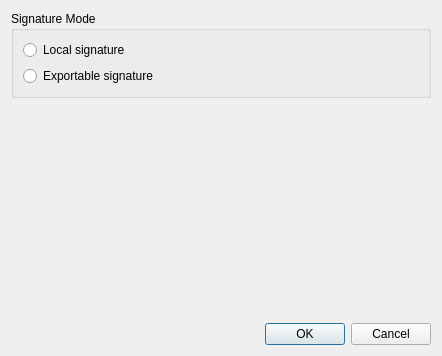
<ui version="4.0" >
 <class>Kleo::Dialogs::SignCertificateDialog</class>
 <widget class="QDialog" name="Kleo::Dialogs::SignCertificateDialog" >
  <property name="geometry" >
   <rect>
    <x>0</x>
    <y>0</y>
    <width>442</width>
    <height>356</height>
   </rect>
  </property>
  <property name="windowTitle" >
   <string>Sign Certificate</string>
  </property>
  <layout class="QGridLayout" >
   <item row="0" column="0" >
    <widget class="QGroupBox" name="groupBox" >
     <property name="title" >
      <string>Signature Mode</string>
     </property>
     <layout class="QGridLayout" >
      <item row="0" column="0" >
       <widget class="QRadioButton" name="localRB" >
        <property name="text" >
         <string>Local signature</string>
        </property>
       </widget>
      </item>
      <item row="1" column="0" >
       <widget class="QRadioButton" name="exportableRB" >
        <property name="text" >
         <string>Exportable signature</string>
        </property>
       </widget>
      </item>
     </layout>
    </widget>
   </item>
   <item row="1" column="0" >
    <spacer>
     <property name="orientation" >
      <enum>Qt::Vertical</enum>
     </property>
     <property name="sizeHint" >
      <size>
       <width>20</width>
       <height>40</height>
      </size>
     </property>
    </spacer>
   </item>
   <item row="2" column="0" >
    <widget class="QDialogButtonBox" name="buttonBox" >
     <property name="orientation" >
      <enum>Qt::Horizontal</enum>
     </property>
     <property name="standardButtons" >
      <set>QDialogButtonBox::Cancel|QDialogButtonBox::NoButton|QDialogButtonBox::Ok</set>
     </property>
    </widget>
   </item>
  </layout>
 </widget>
 <resources/>
 <connections>
  <connection>
   <sender>buttonBox</sender>
   <signal>accepted()</signal>
   <receiver>Kleo::Dialogs::SignCertificateDialog</receiver>
   <slot>accept()</slot>
   <hints>
    <hint type="sourcelabel" >
     <x>227</x>
     <y>369</y>
    </hint>
    <hint type="destinationlabel" >
     <x>157</x>
     <y>274</y>
    </hint>
   </hints>
  </connection>
  <connection>
   <sender>buttonBox</sender>
   <signal>rejected()</signal>
   <receiver>Kleo::Dialogs::SignCertificateDialog</receiver>
   <slot>reject()</slot>
   <hints>
    <hint type="sourcelabel" >
     <x>295</x>
     <y>375</y>
    </hint>
    <hint type="destinationlabel" >
     <x>286</x>
     <y>274</y>
    </hint>
   </hints>
  </connection>
 </connections>
</ui>
